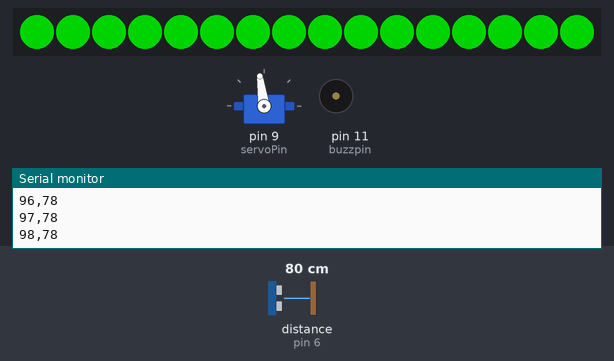
Bench run of a sketch on a simulated Arduino Uno, built with avr-gcc and run on an emulated ATmega328P. On the bench: servo, 16 RGB LEDs in strip order, left to right, buzzer (waves = sounding, pin HIGH), the last lines printed to the serial monitor. Wiring (inferred from the names in the program): ultrasonic range finder: trigger pin 7; echo pin 6. The inputs (shaded band) are chosen by the test bench; at power-on: distance to the obstacle (sensor on pin 6) 80 cm. The echo pulse lasts 58.3 µs per cm; dim RGB values are drawn brighter than linear; pins used as bus, display or sensor lines are not drawn.

Above: at 1.2 s.
1.3 s: distance to the obstacle (sensor on pin 6) set to 23 cm
3.9 s: distance to the obstacle (sensor on pin 6) set to 18 cm
At 4.08 s:
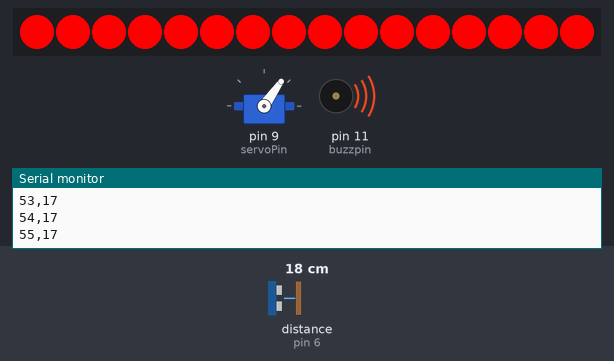
6.3 s: distance to the obstacle (sensor on pin 6) set to 35 cm
At 6.79 s:
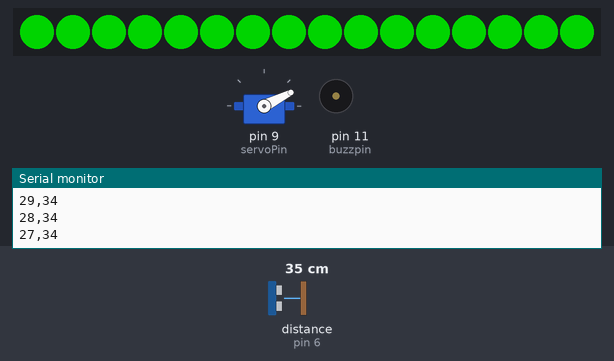
9.3 s: distance to the obstacle (sensor on pin 6) set to 9 cm
At 9.54 s:
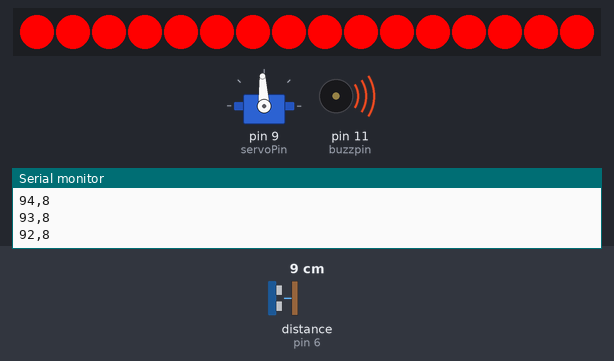
12.3 s: distance to the obstacle (sensor on pin 6) set to 60 cm
At 12.89 s:
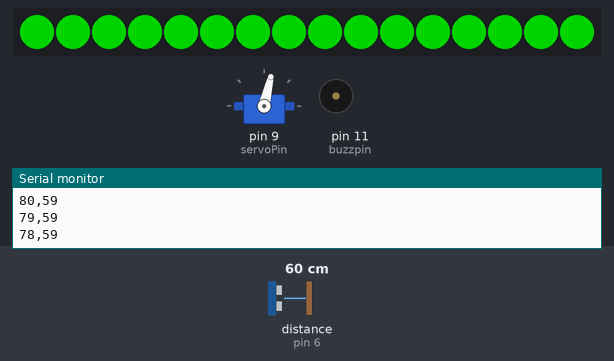
15.3 s: distance to the obstacle (sensor on pin 6) set to 2 cm
At 15.61 s:
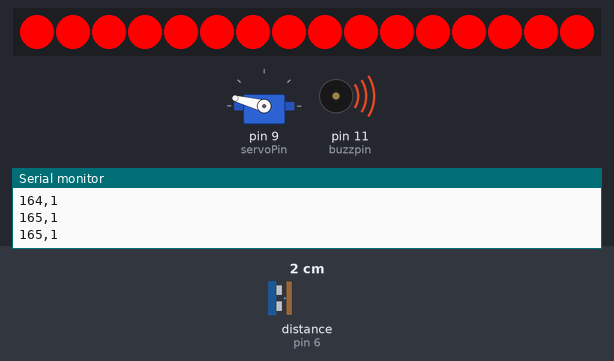
Timing chart, 0 to 19.3 s (numbered marks = the images above; inputs shaded):
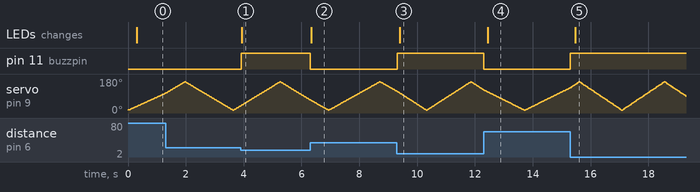

The sketch:

RADAR_SCANNING_SURVEILLANCE_SYSTEM_processing.ino
```cpp
#include <Servo.h>
#include <FastLED.h>

#define trigPin 7
#define echoPin 6
#define servoPin 9
#define ledPin 5

int buzzpin = 11;

#define NUM_LEDS 16   // change if your ring is different

Servo radarServo;
CRGB leds[NUM_LEDS];

int distance;

void setup() {

  pinMode(trigPin, OUTPUT);
  pinMode(echoPin, INPUT);
  pinMode(buzzpin, OUTPUT);

  radarServo.attach(servoPin);

  FastLED.addLeds<WS2812, ledPin, GRB>(leds, NUM_LEDS);

  Serial.begin(9600);
}

void loop() {

  for (int angle = 15; angle <= 165; angle++) {

    radarServo.write(angle);

    distance = getDistance();

    Serial.print(angle);
    Serial.print(",");
    Serial.println(distance);

    updateLED(distance);

    delay(8);
  }

  for (int angle = 165; angle >= 15; angle--) {

    radarServo.write(angle);

    distance = getDistance();

    Serial.print(angle);
    Serial.print(",");
    Serial.println(distance);

    updateLED(distance);

    delay(8);
  }
}

int getDistance() {

  digitalWrite(trigPin, LOW);
  delayMicroseconds(5);

  digitalWrite(trigPin, HIGH);
  delayMicroseconds(10);
  digitalWrite(trigPin, LOW);

  long duration = pulseIn(echoPin, HIGH, 30000);

  if (duration == 0) return -1;

  return duration * 0.034 / 2;
}


  void updateLED(int dist) {

  for (int i = 0; i < NUM_LEDS; i++) {
    leds[i] = CRGB::Black;
  }

  if (dist > 0 && dist < 20) {

    for (int i = 0; i < NUM_LEDS; i++) {
      leds[i] = CRGB::Red;
    }

    digitalWrite(buzzpin, HIGH);

  } else {

    for (int i = 0; i < NUM_LEDS; i++) {
      leds[i] = CRGB::Green;
    }

    digitalWrite(buzzpin, LOW);
  }
  FastLED.show();
}
```

Measured:
- the behaviour switches between 21 and 20 cm on distance to the obstacle (sensor on pin 6) (found by bisection; images 0 and 1)
- after the input at 3.9 s, pin 11 (buzzpin): LOW → HIGH at once; the LEDs: change at once (image 1)
- after the input at 6.3 s, pin 11 (buzzpin): HIGH → LOW at once; the LEDs: change at once (image 2)
- after the input at 9.3 s, pin 11 (buzzpin): LOW → HIGH at once; the LEDs: change after 0.09 s (image 3)
- after the input at 12.3 s, pin 11 (buzzpin): HIGH → LOW at once; the LEDs: change after 0.14 s (image 4)
- after the input at 15.3 s, pin 11 (buzzpin): LOW → HIGH at once; the LEDs: change after 0.17 s (image 5)
